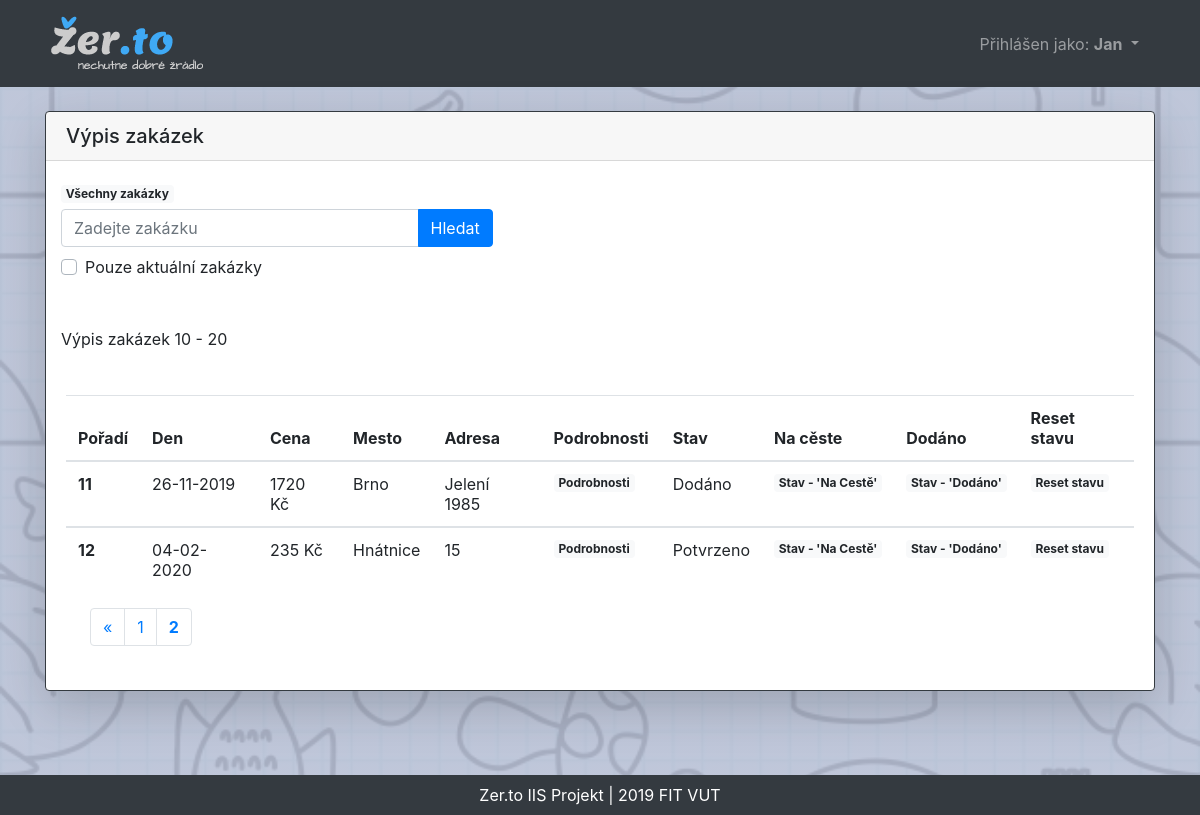
The page /ridic/zakazky.php?page=2 (signed in) on the database as committed earlier.
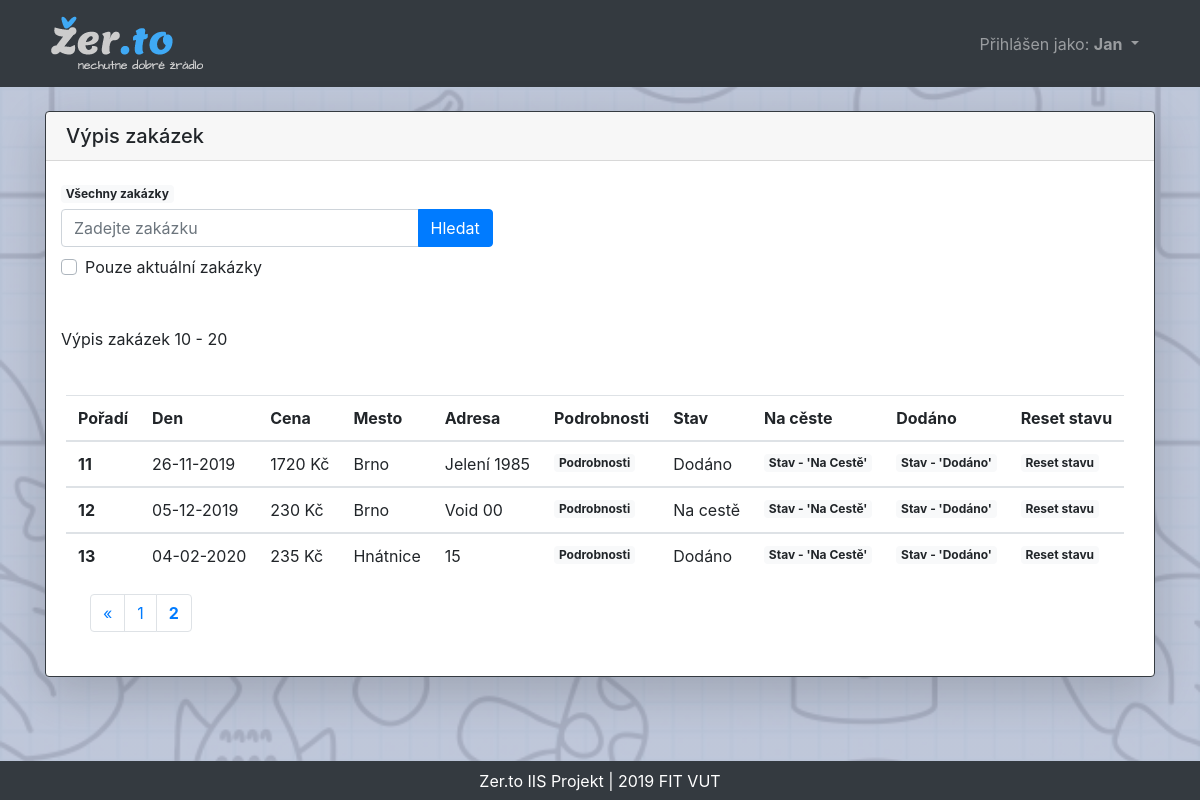
The same page on the database as committed later.
### tables this page shows
CREATE TABLE `objednavka` (
  `id` int(11) NOT NULL,
  `user` int(11) NOT NULL,
  `stav` varchar(150) NOT NULL DEFAULT 'Čekání',
  `ridic` int(11) DEFAULT NULL,
  `cena` int(11) NOT NULL,
  `cas_objednani` timestamp NOT NULL DEFAULT '0000-00-00 00:00:00' ON UPDATE CURRENT_TIMESTAMP,
  `den_dodani` date NOT NULL,
  `mesto` varchar(100) NOT NULL,
  `adresa` varchar(200) NOT NULL,
  `jidelna` int(11) NOT NULL,
  `kod` int(11) DEFAULT NULL
);

### ridic/zakazky.php (the view, shortened to what this page needs)
<?php
include '../functions.php';
        ?><script>
    </script><?php
$db = dbconnect();
    ?><script>
<!DOCTYPE html>
<html>
	<head>
        <link rel="stylesheet" href="https://stackpath.bootstrapcdn.com/bootstrap/4.4.0/css/bootstrap.min.css" />
        <link rel="stylesheet" href="../styles/styles.css" />
	</head>
	<body>
        <nav class='mb-4 navbar navbar-expand-lg navbar-dark bg-dark'>
            <div class='container'>
                <a class='navbar-brand' href='../index.php'><img src='../pic/logo/logo.png' /></a>
                    <div class='collapse navbar-collapse' id='navbarSupportedContent-4'>
                        <ul class='navbar-nav ml-auto'>
                        <?php
                            if(isset($_SESSION['jmeno'])){
                                echo "
                                <li class='nav-link dropdown'>
                                    <span class='nav-link dropdown-toggle' id='navbarDropdownMenuLink-4' data-toggle='dropdown' aria-haspopup='true' aria-expanded='false'>Přihlášen jako:
                                    <b>".$_SESSION['jmeno']."</b>
                                    </span>
                                    <div class='dropdown-menu dropdown-menu-right' aria-labelledby='navbarDropdownMenuLink-4'>
                                    ";
                            echo "</div></nav>";
            }
        ?>
    <main class="container">
        <section class="row justify-content-md-center">
            <div class="col col-md-12">
                <div class="card shadow-lg border-dark">
                    <h5 class="card-header">Výpis zakázek</h5>
                    <div class="col col-md-5 mt-4">
                        <a class="float-left badge badge-light" href="./zakazky.php">Všechny zakázky</a>
                        <br>
                        <form method="get" class="mb-5" action="./zakazky.php" enctype="multipart/form-data">
                            <div class="input-group">
                                <input class="form-control" type="text" name="search" id="srch" placeholder="Zadejte zakázku" />
                                <div class="input-group-append">
                                    <input type="submit" value="Hledat" class="btn btn-primary float-right" id="srch" />
                                </div>
                            </div>
                            <div class="custom-control custom-checkbox mt-2">
                                <label class="custom-control-label" for="check3">Pouze aktuální zakázky</label>
                            </div>
                        </form>
                        <?php
                            $stranka = "./zakazky.php?";
                            $offset = 0;
                            if(isset($_GET['page'])){
                                if($page = filter_input(INPUT_GET, "page", FILTER_VALIDATE_INT))
                                    $offset = ($page * 10) - 10;
                            }
                            echo "<span>Výpis zakázek $offset - ".($offset+10) . "</span>";
                            ?>
                    </div>
                    <div class="card-body">
            <?php
            $moje_id = $_SESSION['id'];
            if(isset($_GET['search'])){
                $search = filter_input(INPUT_GET, "search", FILTER_SANITIZE_STRING);
                $stranka = "./zakazky.php?search=$search&";
                if(isset($_GET['f_akt'])){
                    $den = date('Y-m-d');
                    if($search == ""){
                        $sql = "SELECT id, stav, cena, den_dodani, mesto, adresa FROM objednavka WHERE ridic = $moje_id AND (den_dodani > '$den' OR stav LIKE 'Potvrzeno' OR stav LIKE 'Na Cestě') ORDER BY den_dodani LIMIT 10 OFFSET $offset";
                        $sql2 = "SELECT COUNT(*) FROM objednavka WHERE ridic = $moje_id AND den_dodani >= '$den' ";
                    }else{
                        $sql = "SELECT id, stav, cena, den_dodani, mesto, adresa FROM objednavka WHERE ridic = $moje_id AND (den_dodani = '$search' OR adresa LIKE '%$search%' OR mesto LIKE '%$search%') AND (den_dodani > '$den' OR stav LIKE 'Potvrzeno' OR stav LIKE 'Na Cestě') ORDER BY den_dodani LIMIT 10 OFFSET $offset";
                        $sql2 = "SELECT COUNT(*) FROM objednavka WHERE ridic = $moje_id AND (den_dodani = '$search' OR adresa LIKE '%$search%' OR mesto LIKE '%$search%') AND (den_dodani > '$den' OR stav LIKE 'Potvrzeno' OR stav LIKE 'Na Cestě')";
                    }
                }else{
                    $sql = "SELECT id, stav, cena, den_dodani, mesto, adresa FROM objednavka WHERE (den_dodani = '$search' OR adresa LIKE '%$search%' OR mesto LIKE '%$search%') AND ridic = $moje_id ORDER BY den_dodani LIMIT 10 OFFSET $offset";
                    $sql2 = "SELECT COUNT(*) FROM objednavka WHERE (den_dodani = '$search' OR adresa LIKE '%$search%' OR mesto LIKE '%$search%') AND ridic = $moje_id";
                }
            }else{
                $sql = "SELECT id, stav, cena, den_dodani, mesto, adresa  FROM objednavka WHERE ridic = $moje_id ORDER BY den_dodani LIMIT 10 OFFSET $offset";
                $sql2 = "SELECT COUNT(*) FROM objednavka WHERE ridic = $moje_id";
            }
            if($num_of_my_objednavka = $db->prepare($sql2)){
                $num_of_my_objednavka->execute();
                $num_of_my_objednavka->bind_result($count);
                $number = 0;
                if($num_of_my_objednavka->fetch())
                    $number = $count;
            }
            if($load_my_objednavka = $db->query($sql)){
                if($load_my_objednavka->num_rows>0){
                    $porad = $offset+1;
                    echo "
                    <table class='table table-responsive table-hover mt-4'>";
                    echo "
                        <thead>
                            <tr>
                                <th scope='col'>Pořadí</th>
                                <th scope='col'>Den</th>
                                <th scope='col'>Cena</th>
                                <th scope='col'>Mesto</th>
                                <th scope='col'>Adresa</th>
                                <th scope='col'>Podrobnosti</th>
                                <th scope='col'>Stav</th>
                                <th scope='col'>Na cěste</th>
                                <th scope='col'>Dodáno</th>
                                <th scope='col'>Reset stavu</th>
                            </tr>
                        </thead>
                    ";
                    while($row = $load_my_objednavka->fetch_assoc()){
                        echo "<tbody>";
                        echo "<tr>";
                        echo "<th scope='row'>".$porad++."</th>";
                        echo "<td>".dateDTH($row['den_dodani'])."</td>";
                        echo "<td>".$row['cena']." Kč</td>";
                        echo "<td>".$row['mesto']."</td>";
                        echo "<td>".$row['adresa']."</td>";
                        echo "<td><a class='badge badge-light' href='../jidlo/objednavka.php?obj=".$row['id']."'>Podrobnosti</a></td>";
                        echo "<td>".$row['stav']."</td>";
                        echo "<td><a class='badge badge-light' href='./zakazky.php?obj=".$row['id']."&stav=nc'>Stav - 'Na Cestě'</a></td>";
                        echo "<td><a class='badge badge-light' href='./zakazky.php?obj=".$row['id']."&stav=dd'>Stav - 'Dodáno'</a></td>";
                        echo "<td><a class='badge badge-light' href='./zakazky.php?obj=".$row['id']."&stav=rs'>Reset stavu</a></td>";
                        echo "</tr>";
                    }
                    echo "</tbody></table>";
                }else{
                    echo "<p class='alert alert-danger text-center border-danger my-4'>Nepodařilo se načíst žádné objednávky!</p>";
                }
            }
            strankovani($number, $offset, $stranka);
        ?>
                    </div>
                </div>
            </div>
        </section>
    </main>
    <footer class="mt-4 bg-info">
        <div class="bg-dark p-2 text-center text-white footer">
            Zer.to IIS Projekt | 2019 FIT VUT
        </div>
    </footer>
	</body>
</html>

### functions.php (shortened to what this page needs)
<?php
function dateDTH(string $a){
    $rok = substr($a, 0, 4);
    $mes = substr($a, 5, 2);
    $den = substr($a, 8, 2);
    return "$den-$mes-$rok";
}
function strankovani($number, $offset, $stranka){
    if(ceil($number/10) > 1){
        echo "<nav aria-label='pages' class='mx-4 mb-4'>
                <ul class='pagination'>
                    ";
        if($offset == 0){
            $podm = ceil($number/10) < 3 ? ceil($number/10) : 3;
            echo "
            <li class='page-item'>
                <a class='page-link' href=\"".$stranka."page=1\"><b>1</b></a>
            </li>";
            for ($i=2; $i <= $podm; $i++)
                echo "
                <li class='page-item'>
                    <a class='page-link' href=\"".$stranka."page=$i\">$i</a>
                </li>";
            if(1 < $podm)
                echo "
                <li class='page-item'>
                    <a class='page-link' aria-label='Next' href=\"".$stranka."page=2\">
                        <span aria-hidden='true'>&raquo;</span>
                    </a>
                </li>";
        }else{
            $cur_page = $offset/10;
            echo "
            <li class='page-item'>
                <a class='page-link' aria-label='Previous' href=\"".$stranka."page=$cur_page\">
                    <span aria-hidden='true'>&laquo;</span>
                </a>
            </li>";
            $podm = $cur_page > 3 ? $cur_page-2 : 1;
            for ($i=$podm; $i < $cur_page+1; $i++)
                echo "
                <li class='page-item'>
                    <a class='page-link' href=\"".$stranka."page=$i\">$i</a>
                </li>";
                echo "
                <li class='page-item'>
                    <a class='page-link' href=\"".$stranka."page=".($cur_page+1)."\"><b>".($cur_page+1)."</b></a>
                </li>";
        }
    }
    echo "</ul></nav>";
}
?>

### styles/styles.css (style rules this page uses)
html { height: 100%; margin: 0; padding: 0; }
body { background: linear-gradient(rgba(185, 193, 214, 0.9), rgba(185, 193, 214, 0.9)), url("../pic/logo/bgd.jpg") #FFF; background-size: cover; min-height: 100%; margin: 0; padding: 0 0 100px 0; position: relative; }
.footer { position: absolute; bottom: 0; width: 100%; }

Rows that differ between the two databases and show on the page:
added objednavka: den_dodani "05-12-2019", cena "230", mesto "Brno", adresa "Void 00", stav "Na cestě"
changed objednavka "Hnátnice": stav "Potvrzeno" → "Dodáno"
